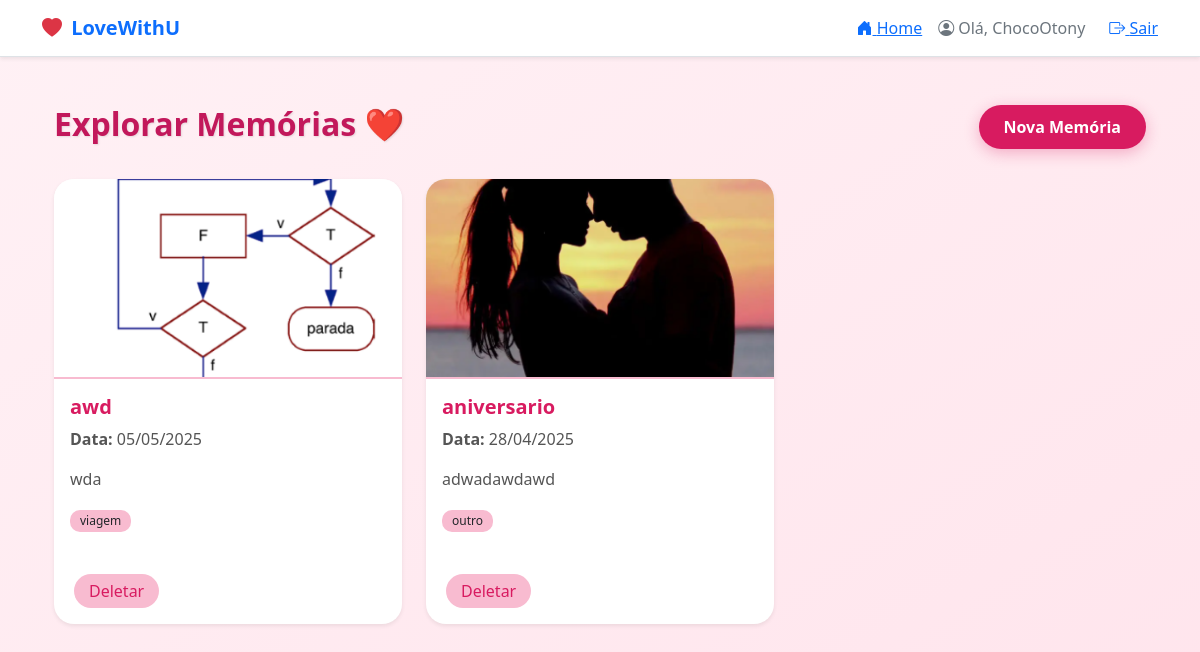
/explorar_memorias (signed in), run on the app's committed database.
### app/models.py (models this page shows, shortened)
class User(UserMixin, db.Model):
    id: so.Mapped[int] = so.mapped_column(primary_key=True)
    name: so.Mapped[str] = so.mapped_column(sa.String(64))
    username: so.Mapped[str] = so.mapped_column(sa.String(64), unique=True, index=True)
    email: so.Mapped[str] = so.mapped_column(sa.String(120), unique=True, index=True)
    password_hash: so.Mapped[Optional[str]] = so.mapped_column(sa.String(256))
    posts: so.Mapped[list['Post']] = so.relationship(back_populates='author')

class Memoria(db.Model):
    id = db.Column(db.Integer, primary_key=True)
    titulo = db.Column(db.String(100), nullable=False)
    data = db.Column(db.Date, nullable=False)
    categoria = db.Column(db.String(50), nullable=False)
    descricao = db.Column(db.Text, nullable=False)
    imagem = db.Column(db.String(100))  # Caminho para imagem
    user_id = db.Column(db.Integer, db.ForeignKey('user.id'))

### app/routes.py (the view)
@app.route('/explorar_memorias')
@login_required
def explorar_memorias():
    memorias = Memoria.query.filter_by(user_id=current_user.id).order_by(Memoria.data.desc()).all()
    return render_template('explorar_memorias.html', memorias=memorias)

### app/models.py (called while the page is built)
@login.user_loader
def load_user(user_id):
    return db.session.get(User, int(user_id))

### app/templates/explorar_memorias.html (shortened to what this page needs)
{% extends 'base.html' %}
{% block content %}
<div class="container mt-5">
    <div class="action-buttons">
        <h2 class="text-center mb-0">Explorar Memórias ❤️</h2>
        <a href="{{ url_for('criar_memoria') }}" class="btn btn-create">
             Nova Memória
        </a>
    </div>
    {% if memorias %}
    <div class="row">
        {% for memoria in memorias %}
        <div class="col-md-4 mb-4">
            <div class="card shadow-sm h-100">
                {% if memoria.imagem %}
                    <img src="{{ url_for('uploaded_file', filename=memoria.imagem) }}"
                         class="card-img-top"
                         alt="Imagem da memória">
                {% else %}
                    <img src="{{ url_for('static', filename='images/sem_imagem.png') }}"
                         class="card-img-top"
                         alt="Sem imagem disponível">
                {% endif %}
                <div class="card-body">
                    <h5 class="card-title">{{ memoria.titulo }}</h5>
                    <p class="card-text"><strong>Data:</strong> {{ memoria.data.strftime('%d/%m/%Y') }}</p>
                    <p class="card-text">{{ memoria.descricao }}</p>
                    <span class="badge text-dark">{{ memoria.categoria }}</span>
                </div>
                <div class="card-footer">
                    <form action="{{ url_for('deletar_memoria', id=memoria.id) }}" method="POST" onsubmit="return confirm('Tem certeza que deseja deletar esta memória?');">
                        <button type="submit" class="btn btn-delete">
                             Deletar
                        </button>
                    </form>
                </div>
            </div>
        </div>
        {% endfor %}
    </div>
    {% endif %}
</div>
{% endblock %}

### app/templates/base.html (shortened to what this page needs)
<!doctype html>
<html lang="pt-br">
<head>
  <link href="https://cdn.jsdelivr.net/npm/bootstrap@5.3.3/dist/css/bootstrap.min.css" rel="stylesheet">
  <link href="https://cdn.jsdelivr.net/npm/bootstrap-icons@1.10.5/font/bootstrap-icons.css" rel="stylesheet">
</head>
<body style="background-color: #fef6f9;">
  <nav class="navbar navbar-expand-lg navbar-light bg-white border-bottom shadow-sm">
    <div class="container">
      <a class="navbar-brand fw-bold text-primary" href="{{ url_for('index') }}">
        <i class="bi bi-heart-fill text-danger me-1"></i> LoveWithU
      </a>
      <div class="collapse navbar-collapse" id="navMenu">
        <ul class="navbar-nav ms-auto align-items-center">
          <li class="nav-item me-2">
            <a class="nav-btn nav-btn-outline {% if request.endpoint == 'home' %}active{% endif %}"
               href="{{ url_for('home') }}">
              <i class="bi bi-house-door-fill"></i> Home
            </a>
          </li>
          {% if current_user.is_authenticated %}
            <li class="nav-item me-3">
              <a class="nav-link text-secondary d-flex align-items-center" href="#">
                <i class="bi bi-person-circle me-1"></i> Olá, {{ current_user.name }}
              </a>
            </li>
            <li class="nav-item">
              <a class="nav-btn nav-btn-outline {% if request.endpoint == 'logout' %}active{% endif %}"
                 href="{{ url_for('logout') }}">
                <i class="bi bi-box-arrow-right"></i> Sair
              </a>
            </li>
          {% endif %}
        </ul>
      </div>
    </div>
  </nav>
  <div class="container">
    {% block content %}{% endblock %}
  </div>
</body>
</html>

### app/templates/explorar_memorias.html (style rules this page uses)
body { background: linear-gradient(to bottom right, #fff1f5, #ffe4ec); font-family: 'Segoe UI', Tahoma, Geneva, Verdana, sans-serif; min-height: 100vh; }
h2 { color: #c2185b; font-weight: bold; text-shadow: 1px 1px 2px rgba(0,0,0,0.1); }
.card { border-radius: 20px; overflow: hidden; transition: transform 0.3s ease, box-shadow 0.3s ease; border: none; }
.card-img-top { height: 200px; object-fit: cover; border-bottom: 2px solid #f8bbd0; }
.card-title { font-size: 1.25rem; color: #d81b60; font-weight: 600; }
.card-text { color: #555; margin-bottom: 1rem; }
.badge { background-color: #f8bbd0 !important; font-weight: 500; border-radius: 10px; padding: 5px 10px; margin-right: 5px; }
.btn-create { background-color: #d81b60; color: white; border: none; border-radius: 50px; padding: 10px 25px; font-weight: 600; transition: all 0.3s; box-shadow: 0 4px 15px rgba(216, 27, 96, 0.3); }
.btn-delete { background-color: #f8bbd0; color: #d81b60; border: none; border-radius: 50px; padding: 5px 15px; font-weight: 500; transition: all 0.3s; margin-top: 10px; }
.action-buttons { display: flex; justify-content: space-between; margin-top: 20px; margin-bottom: 30px; }
.card-footer { background: transparent; border-top: none; padding: 1rem 1.25rem; }

### data on the page
User: name "ChocoOtony"
Memoria: imagem (picture), titulo "awd", data "05/05/2025", descricao "wda", categoria "viagem"
Memoria: imagem (picture), titulo "aniversario", data "28/04/2025", descricao "adwadawdawd", categoria "outro"
